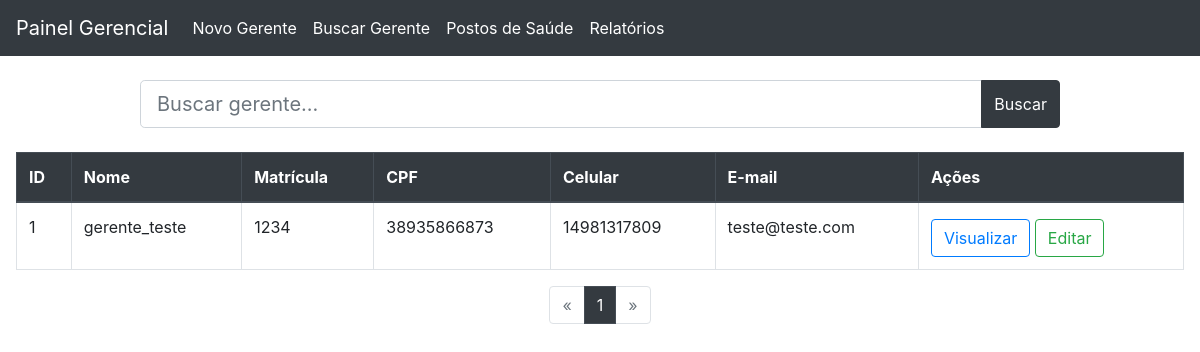
The page /gerente/listar_gerente on the database its author committed.
### gerente/models.py (models this page shows, shortened)
class Gerente(models.Model):
    gerente_nome = models.CharField("Nome Completo", max_length=250)
    gerente_matricula = models.CharField("Matrícula", max_length=250)
    gerente_cpf = BRCPFField('CPF')
    gerente_celular = models.CharField('Celular', max_length=15)
    gerente_email = models.EmailField('Email')
    class Meta:
        db_table = "gerentes"
        ordering = ('gerente_nome',)
        verbose_name = "gerentes"
        verbose_name_plural = "gerentes"

### gerente/views.py (the view)
# urls.py: path('listar_gerente', listar_gerente, name='listar_gerente'),
def listar_gerente(request):
    busca = request.GET.get('busca')
    if busca:
        gerentes_list = Gerente.objects.filter(
            gerente_nome__icontains=busca).order_by('gerente_nome')
    else:
        gerentes_list = Gerente.objects.all().order_by('gerente_nome')
    paginacao = Paginator(gerentes_list, 10)
    pagina = request.GET.get('page')
    gerentes = paginacao.get_page(pagina)
    context = {
        'gerentes':gerentes
    }
    return render(request, 'gerente/listar_gerente.html', context)

### templates/gerente/listar_gerente.html (shortened to what this page needs)
{% extends "base-gerente.html" %}
{% block main %}
<div class="container" id="areabusca">
	<div class="row justify-content-center mb-4 mt-4">
		<div class="col-10">
			<form>
				<div class="input-group">
					<input type="text" class="form-control form-control-lg" name="busca" id="busca" type="text"
						placeholder="Buscar gerente..." value="{{ request.GET.busca }}">
					<div class="input-group-append">
						<button class="btn btn-dark" type="submit"> Buscar</button>
					</div>
				</div>
			</form>
		</div>
	</div>
</div>
<div class="table-responsive-md">
	<table class="table table-hover table-bordered">
		<thead class="thead-dark">
			<tr>
				<th scope="col">ID</th>
				<th scope="col">Nome</th>
				<th scope="col">Matrícula</th>
				<th scope="col">CPF</th>
				<th scope="col">Celular</th>
				<th scope="col">E-mail</th>
				<th scope="col">Ações</th>
			</tr>
		</thead>
		<tbody>
			{% for gerente in gerentes %}
			<tr>
				<td>{{ gerente.id }} </th>
				<td>{{ gerente.gerente_nome }} </th>
				<td>{{ gerente.gerente_matricula }} </td>
				<td>{{ gerente.gerente_cpf }} </td>
				<td>{{ gerente.gerente_celular }} </td>
				<td>{{ gerente.gerente_email }} </td>
				<td>
					<a href=" {% url "visualizar_gerente" gerente.pk %}" class="btn btn-outline-primary mt-1" >  Visualizar </a>
					<a href="{% url "editar_gerente" gerente.id %} " class="btn btn-outline-success mt-1">  Editar </a>
				</td>
			</tr>
			{% endfor %}
		</tbody>
	</table>
</div>
<nav>
	<ul class="pagination justify-content-center">
		{% if gerentes.has_previous %}
		<li class="page-item">
			<a class="page-link"
				href="?page={{ gerentes.previous_page_number }}{% if request.GET.busca %}&busca={{ request.GET.busca }}{% endif %}"
				aria-label="Anterior">
				<span aria-hidden="true">&laquo;</span>
			</a>
		</li>
		{% else %}
		<li class="page-item disabled">
			<a class="page-link" aria-label="Anterior">
				<span aria-hidden="true">&laquo;</span>
			</a>
		</li>
		{% endif %}
		{% for num in gerentes.paginator.page_range %}
		{% if gerentes.number == num %}
		<li class="page-item active"><a class="page-link" href="#">{{ num }}</a></li>
		{% else %}
		<li class="page-item"><a class="page-link"
				href="?page={{ num }}{% if request.GET.busca %}&busca={{ request.GET.busca }}{% endif %}">{{ num }}</a>
		</li>
		{% endif %}
		{% endfor %}
		{% if gerentes.has_next %}
		<li class="page-item">
			<a class="page-link"
				href="?page={{ gerentes.next_page_number }}{% if request.GET.busca %}&busca={{ request.GET.busca }}{% endif %}"
				aria-label="Next">
				<span aria-hidden="true">&raquo;</span>
			</a>
		</li>
		{% else %}
		<li class="page-item disabled">
			<a class="page-link" aria-label="Next">
				<span aria-hidden="true">&raquo;</span>
			</a>
		</li>
		{% endif %}
	</ul>
</nav>
{% endblock main %}

### static/css/style.css (style rules this page uses)
html, body { height: 100%; }
.pagination > li > a { background-color: white; color: #343a40; }
.pagination > .active > a { color: white; background-color: #343a40 !Important;; border-color: #454d55 !Important;; }

### rows shown on the page
Gerente: id "1", gerente_nome "gerente_teste", gerente_matricula "1234", gerente_cpf "38935866873", gerente_celular "14981317809", gerente_email "teste@teste.com"

### other values the page prints
{{ num }} "1"
